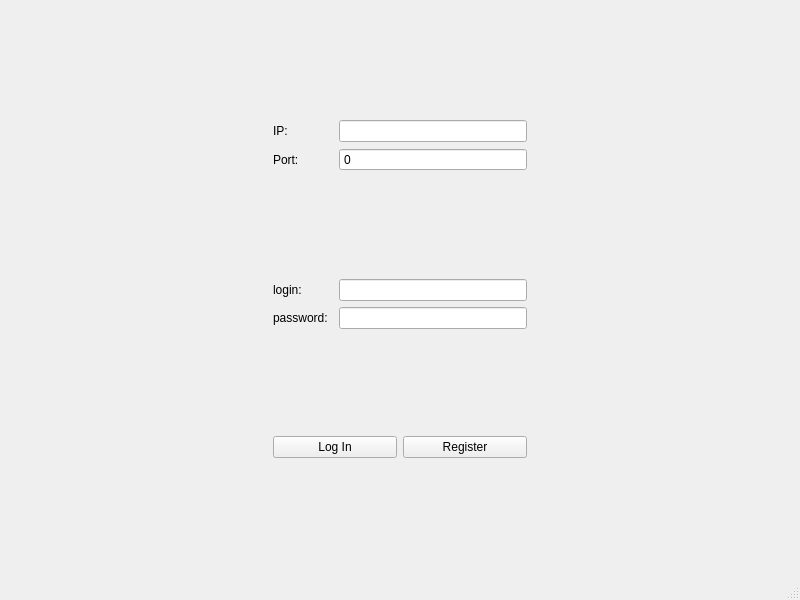
<?xml version="1.0" encoding="UTF-8"?>
<ui version="4.0">
 <class>Client</class>
 <widget class="QMainWindow" name="Client">
  <property name="geometry">
   <rect>
    <x>0</x>
    <y>0</y>
    <width>800</width>
    <height>600</height>
   </rect>
  </property>
  <property name="windowTitle">
   <string>Client</string>
  </property>
  <widget class="QWidget" name="centralwidget">
   <layout class="QVBoxLayout" name="verticalLayout_8">
    <item>
     <widget class="QStackedWidget" name="stackedWidget">
      <property name="currentIndex">
       <number>0</number>
      </property>
      <widget class="QWidget" name="login_page">
       <layout class="QHBoxLayout" name="horizontalLayout_9">
        <item>
         <spacer name="horizontalSpacer">
          <property name="orientation">
           <enum>Qt::Horizontal</enum>
          </property>
          <property name="sizeHint" stdset="0">
           <size>
            <width>248</width>
            <height>20</height>
           </size>
          </property>
         </spacer>
        </item>
        <item>
         <layout class="QVBoxLayout" name="verticalLayout_4">
          <item>
           <spacer name="verticalSpacer_3">
            <property name="orientation">
             <enum>Qt::Vertical</enum>
            </property>
            <property name="sizeHint" stdset="0">
             <size>
              <width>165</width>
              <height>13</height>
             </size>
            </property>
           </spacer>
          </item>
          <item>
           <layout class="QVBoxLayout" name="verticalLayout">
            <item>
             <layout class="QHBoxLayout" name="horizontalLayout_2">
              <item>
               <widget class="QLabel" name="l_IP">
                <property name="minimumSize">
                 <size>
                  <width>60</width>
                  <height>0</height>
                 </size>
                </property>
                <property name="maximumSize">
                 <size>
                  <width>60</width>
                  <height>16777215</height>
                 </size>
                </property>
                <property name="text">
                 <string>IP:</string>
                </property>
               </widget>
              </item>
              <item>
               <widget class="QLineEdit" name="e_IP">
                <property name="acceptDrops">
                 <bool>true</bool>
                </property>
                <property name="inputMethodHints">
                 <set>Qt::ImhNone</set>
                </property>
               </widget>
              </item>
             </layout>
            </item>
            <item>
             <layout class="QHBoxLayout" name="horizontalLayout_3">
              <item>
               <widget class="QLabel" name="l_port">
                <property name="minimumSize">
                 <size>
                  <width>60</width>
                  <height>0</height>
                 </size>
                </property>
                <property name="maximumSize">
                 <size>
                  <width>60</width>
                  <height>16777215</height>
                 </size>
                </property>
                <property name="text">
                 <string>Port:</string>
                </property>
               </widget>
              </item>
              <item>
               <widget class="QSpinBox" name="sb_port">
                <property name="focusPolicy">
                 <enum>Qt::WheelFocus</enum>
                </property>
                <property name="buttonSymbols">
                 <enum>QAbstractSpinBox::NoButtons</enum>
                </property>
                <property name="specialValueText">
                 <string/>
                </property>
                <property name="correctionMode">
                 <enum>QAbstractSpinBox::CorrectToPreviousValue</enum>
                </property>
                <property name="maximum">
                 <number>65535</number>
                </property>
                <property name="value">
                 <number>0</number>
                </property>
                <property name="displayIntegerBase">
                 <number>10</number>
                </property>
               </widget>
              </item>
             </layout>
            </item>
           </layout>
          </item>
          <item>
           <spacer name="verticalSpacer">
            <property name="orientation">
             <enum>Qt::Vertical</enum>
            </property>
            <property name="sizeHint" stdset="0">
             <size>
              <width>17</width>
              <height>13</height>
             </size>
            </property>
           </spacer>
          </item>
          <item>
           <layout class="QVBoxLayout" name="verticalLayout_2">
            <item>
             <layout class="QHBoxLayout" name="horizontalLayout_4">
              <item>
               <widget class="QLabel" name="l_login">
                <property name="minimumSize">
                 <size>
                  <width>60</width>
                  <height>0</height>
                 </size>
                </property>
                <property name="maximumSize">
                 <size>
                  <width>60</width>
                  <height>16777215</height>
                 </size>
                </property>
                <property name="text">
                 <string>login:</string>
                </property>
               </widget>
              </item>
              <item>
               <widget class="QLineEdit" name="e_login"/>
              </item>
             </layout>
            </item>
            <item>
             <layout class="QHBoxLayout" name="horizontalLayout_5">
              <item>
               <widget class="QLabel" name="l_password">
                <property name="sizePolicy">
                 <sizepolicy hsizetype="Preferred" vsizetype="Preferred">
                  <horstretch>0</horstretch>
                  <verstretch>0</verstretch>
                 </sizepolicy>
                </property>
                <property name="minimumSize">
                 <size>
                  <width>60</width>
                  <height>0</height>
                 </size>
                </property>
                <property name="maximumSize">
                 <size>
                  <width>60</width>
                  <height>16777215</height>
                 </size>
                </property>
                <property name="text">
                 <string>password:</string>
                </property>
               </widget>
              </item>
              <item>
               <widget class="QLineEdit" name="e_password">
                <property name="echoMode">
                 <enum>QLineEdit::Password</enum>
                </property>
               </widget>
              </item>
             </layout>
            </item>
           </layout>
          </item>
          <item>
           <spacer name="verticalSpacer_2">
            <property name="orientation">
             <enum>Qt::Vertical</enum>
            </property>
            <property name="sizeHint" stdset="0">
             <size>
              <width>17</width>
              <height>13</height>
             </size>
            </property>
           </spacer>
          </item>
          <item>
           <layout class="QHBoxLayout" name="horizontalLayout_6">
            <item>
             <widget class="QPushButton" name="b_logIn">
              <property name="text">
               <string>Log In</string>
              </property>
             </widget>
            </item>
            <item>
             <widget class="QPushButton" name="b_register">
              <property name="text">
               <string>Register</string>
              </property>
             </widget>
            </item>
           </layout>
          </item>
          <item>
           <spacer name="verticalSpacer_4">
            <property name="orientation">
             <enum>Qt::Vertical</enum>
            </property>
            <property name="sizeHint" stdset="0">
             <size>
              <width>20</width>
              <height>20</height>
             </size>
            </property>
           </spacer>
          </item>
         </layout>
        </item>
        <item>
         <spacer name="horizontalSpacer_2">
          <property name="orientation">
           <enum>Qt::Horizontal</enum>
          </property>
          <property name="sizeHint" stdset="0">
           <size>
            <width>248</width>
            <height>20</height>
           </size>
          </property>
         </spacer>
        </item>
       </layout>
      </widget>
      <widget class="QWidget" name="register_page">
       <layout class="QVBoxLayout" name="verticalLayout_7">
        <item>
         <layout class="QVBoxLayout" name="verticalLayout_5">
          <item>
           <layout class="QVBoxLayout" name="verticalLayout_3">
            <item>
             <layout class="QHBoxLayout" name="horizontalLayout_7">
              <item>
               <widget class="QLabel" name="l_newLogin">
                <property name="minimumSize">
                 <size>
                  <width>110</width>
                  <height>0</height>
                 </size>
                </property>
                <property name="maximumSize">
                 <size>
                  <width>110</width>
                  <height>16777215</height>
                 </size>
                </property>
                <property name="text">
                 <string>new login:</string>
                </property>
               </widget>
              </item>
              <item>
               <widget class="QLineEdit" name="e_newLogin"/>
              </item>
             </layout>
            </item>
            <item>
             <layout class="QHBoxLayout" name="horizontalLayout_8">
              <item>
               <widget class="QLabel" name="l_newPassword">
                <property name="sizePolicy">
                 <sizepolicy hsizetype="Preferred" vsizetype="Preferred">
                  <horstretch>0</horstretch>
                  <verstretch>0</verstretch>
                 </sizepolicy>
                </property>
                <property name="minimumSize">
                 <size>
                  <width>110</width>
                  <height>0</height>
                 </size>
                </property>
                <property name="maximumSize">
                 <size>
                  <width>110</width>
                  <height>16777215</height>
                 </size>
                </property>
                <property name="text">
                 <string>new password:</string>
                </property>
               </widget>
              </item>
              <item>
               <widget class="QLineEdit" name="e_newPassword">
                <property name="contextMenuPolicy">
                 <enum>Qt::DefaultContextMenu</enum>
                </property>
                <property name="echoMode">
                 <enum>QLineEdit::PasswordEchoOnEdit</enum>
                </property>
               </widget>
              </item>
             </layout>
            </item>
           </layout>
          </item>
          <item>
           <layout class="QHBoxLayout" name="horizontalLayout_13">
            <item>
             <widget class="QLabel" name="l_repPassword">
              <property name="sizePolicy">
               <sizepolicy hsizetype="Preferred" vsizetype="Preferred">
                <horstretch>0</horstretch>
                <verstretch>0</verstretch>
               </sizepolicy>
              </property>
              <property name="minimumSize">
               <size>
                <width>110</width>
                <height>0</height>
               </size>
              </property>
              <property name="maximumSize">
               <size>
                <width>110</width>
                <height>16777215</height>
               </size>
              </property>
              <property name="text">
               <string>repeat password:</string>
              </property>
             </widget>
            </item>
            <item>
             <widget class="QLineEdit" name="e_repPassword">
              <property name="echoMode">
               <enum>QLineEdit::PasswordEchoOnEdit</enum>
              </property>
             </widget>
            </item>
           </layout>
          </item>
         </layout>
        </item>
        <item>
         <spacer name="verticalSpacer_5">
          <property name="orientation">
           <enum>Qt::Vertical</enum>
          </property>
          <property name="sizeHint" stdset="0">
           <size>
            <width>20</width>
            <height>367</height>
           </size>
          </property>
         </spacer>
        </item>
        <item>
         <widget class="QPushButton" name="b_register_2">
          <property name="text">
           <string>Register</string>
          </property>
         </widget>
        </item>
        <item>
         <widget class="QPushButton" name="b_cancel">
          <property name="text">
           <string>Cancel</string>
          </property>
         </widget>
        </item>
       </layout>
      </widget>
      <widget class="QWidget" name="chatroom_page">
       <layout class="QVBoxLayout" name="verticalLayout_9">
        <item>
         <layout class="QHBoxLayout" name="horizontalLayout_11">
          <item>
           <widget class="QTextEdit" name="te_chat">
            <property name="sizeAdjustPolicy">
             <enum>QAbstractScrollArea::AdjustIgnored</enum>
            </property>
            <property name="lineWrapMode">
             <enum>QTextEdit::WidgetWidth</enum>
            </property>
            <property name="readOnly">
             <bool>true</bool>
            </property>
           </widget>
          </item>
          <item>
           <layout class="QVBoxLayout" name="verticalLayout_6">
            <item>
             <widget class="QPushButton" name="b_leave">
              <property name="text">
               <string>leave</string>
              </property>
             </widget>
            </item>
            <item>
             <widget class="QListView" name="lv_usersOnline">
              <property name="enabled">
               <bool>true</bool>
              </property>
              <property name="sizePolicy">
               <sizepolicy hsizetype="Preferred" vsizetype="Expanding">
                <horstretch>0</horstretch>
                <verstretch>0</verstretch>
               </sizepolicy>
              </property>
              <property name="minimumSize">
               <size>
                <width>150</width>
                <height>0</height>
               </size>
              </property>
              <property name="maximumSize">
               <size>
                <width>200</width>
                <height>16777215</height>
               </size>
              </property>
              <property name="mouseTracking">
               <bool>false</bool>
              </property>
              <property name="editTriggers">
               <set>QAbstractItemView::NoEditTriggers</set>
              </property>
             </widget>
            </item>
           </layout>
          </item>
         </layout>
        </item>
        <item>
         <spacer name="verticalSpacer_6">
          <property name="orientation">
           <enum>Qt::Vertical</enum>
          </property>
          <property name="sizeType">
           <enum>QSizePolicy::Fixed</enum>
          </property>
          <property name="sizeHint" stdset="0">
           <size>
            <width>20</width>
            <height>40</height>
           </size>
          </property>
         </spacer>
        </item>
        <item>
         <layout class="QHBoxLayout" name="horizontalLayout_10">
          <property name="sizeConstraint">
           <enum>QLayout::SetDefaultConstraint</enum>
          </property>
          <item>
           <widget class="QTextEdit" name="te_message">
            <property name="sizePolicy">
             <sizepolicy hsizetype="Expanding" vsizetype="Fixed">
              <horstretch>0</horstretch>
              <verstretch>0</verstretch>
             </sizepolicy>
            </property>
            <property name="minimumSize">
             <size>
              <width>0</width>
              <height>100</height>
             </size>
            </property>
            <property name="maximumSize">
             <size>
              <width>16777215</width>
              <height>100</height>
             </size>
            </property>
           </widget>
          </item>
          <item>
           <widget class="QPushButton" name="b_send">
            <property name="text">
             <string>send</string>
            </property>
           </widget>
          </item>
         </layout>
        </item>
       </layout>
      </widget>
     </widget>
    </item>
   </layout>
  </widget>
  <widget class="QMenuBar" name="menubar">
   <property name="geometry">
    <rect>
     <x>0</x>
     <y>0</y>
     <width>800</width>
     <height>20</height>
    </rect>
   </property>
  </widget>
  <widget class="QStatusBar" name="statusbar"/>
 </widget>
 <resources/>
 <connections/>
</ui>
